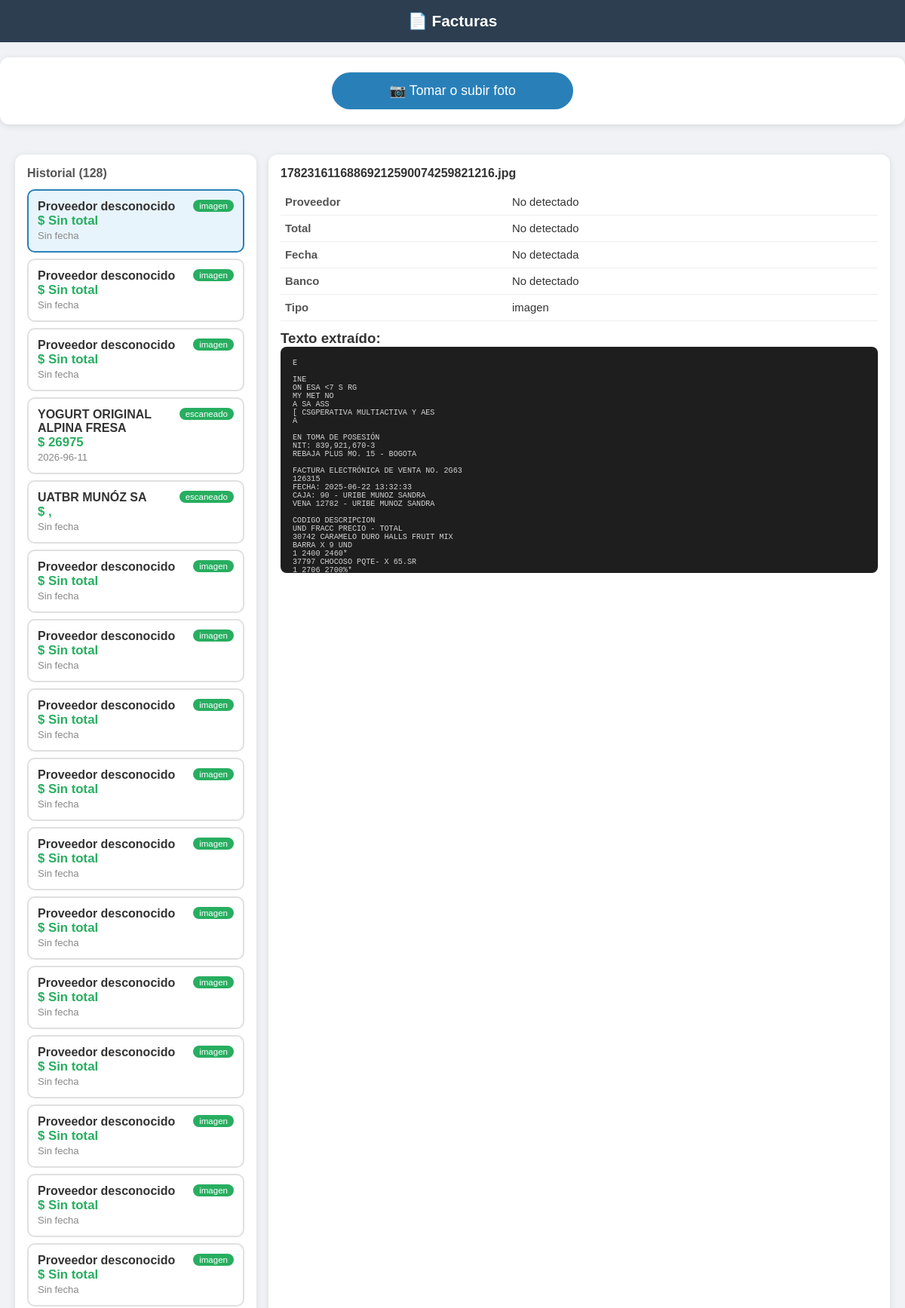
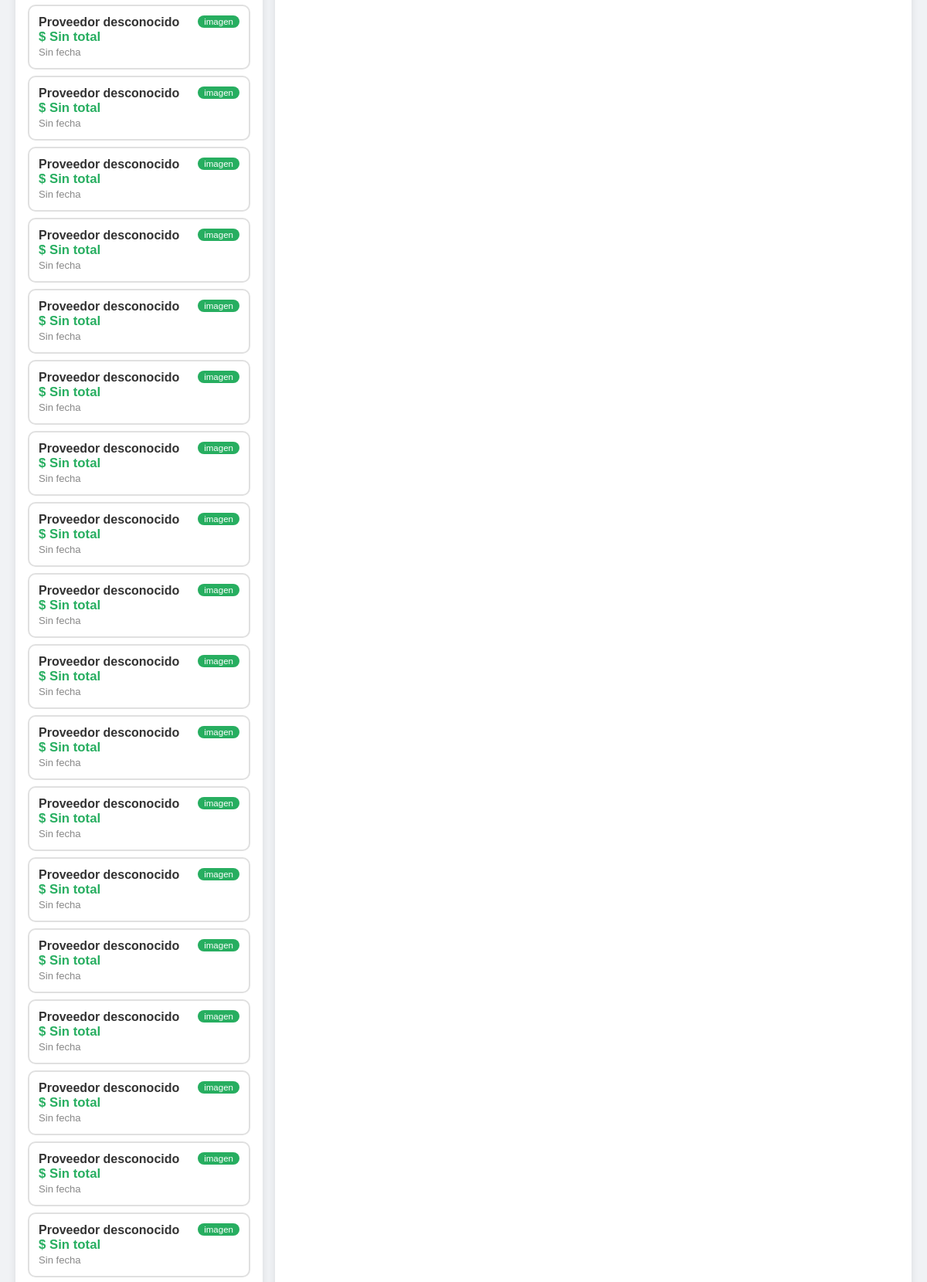
/factura/128 (upper part), run on the app's committed database (2 pictures, top to bottom).
### tables this page shows
CREATE TABLE facturas (
                id INTEGER PRIMARY KEY AUTOINCREMENT,
                nombre_archivo TEXT NOT NULL,
                tipo_pdf TEXT,
                texto_extraido TEXT,
                banco TEXT,
                total TEXT,
                fecha TEXT,
                proveedor TEXT,
                fecha_procesado TIMESTAMP DEFAULT CURRENT_TIMESTAMP
            );

### app.py (the view)
@app.route("/factura/<int:factura_id>")
def detalle_factura(factura_id):
    factura = obtener_por_id(factura_id)
    if not factura:
        return "Factura no encontrada", 404
    return render_template(
        "index.html",
        facturas=obtener_todas(),
        factura_seleccionada=factura
    )

### database/db_manager.py (called while the page is built)
def obtener_todas():
    with sqlite3.connect(DB_PATH) as conn:
        conn.row_factory = sqlite3.Row
        cursor = conn.cursor()
        cursor.execute("SELECT * FROM facturas ORDER BY fecha_procesado DESC")
        return cursor.fetchall() #trae todos los resultados

def obtener_por_id(factura_id):
    with sqlite3.connect(DB_PATH) as conn:
        conn.row_factory = sqlite3.Row
        cursor = conn.cursor()
        cursor.execute("SELECT * FROM facturas WHERE id = ?", (factura_id,))
        return cursor.fetchone() #trae solo una fila

### web/templates/index.html (shortened to what this page needs)
<!DOCTYPE html>
<html lang="es">
<head>
    <link rel="stylesheet" href="{{ url_for('static', filename='css/style.css') }}">
</head>
<body>
<h1>📄 Facturas</h1>
<div class="upload-box">
    <label for="inputArchivo" class="btn-subir">
        📷 Tomar o subir foto
    </label>
</div>
<div class="contenedor">
    <div class="panel-lista">
        <h2>Historial ({{ facturas|length }})</h2>
        {% for f in facturas %}
        <a href="/factura/{{ f['id'] }}" class="tarjeta-factura {% if factura_seleccionada and factura_seleccionada['id'] == f['id'] %}seleccionada{% endif %}">
            <span class="tipo-badge">{{ f['tipo_pdf'] }}</span>
            <strong>{{ f['proveedor'] or 'Proveedor desconocido' }}</strong><br>
            <span class="monto">$ {{ f['total'] or 'Sin total' }}</span><br>
            <span class="fecha-small">{{ f['fecha'] or 'Sin fecha' }}</span>
        </a>
        {% endfor %}
    </div>
    {% if factura_seleccionada %}
    <div class="panel-detalle">
        <h2>{{ factura_seleccionada['nombre_archivo'] }}</h2>
        <table class="tabla-datos">
            <tr><td><strong>Proveedor</strong></td><td>{{ factura_seleccionada['proveedor'] or 'No detectado' }}</td></tr>
            <tr><td><strong>Total</strong></td><td>{{ factura_seleccionada['total'] or 'No detectado' }}</td></tr>
            <tr><td><strong>Fecha</strong></td><td>{{ factura_seleccionada['fecha'] or 'No detectada' }}</td></tr>
            <tr><td><strong>Banco</strong></td><td>{{ factura_seleccionada['banco'] or 'No detectado' }}</td></tr>
            <tr><td><strong>Tipo</strong></td><td>{{ factura_seleccionada['tipo_pdf'] }}</td></tr>
        </table>
        <h3>Texto extraído:</h3>
        <pre class="texto-crudo">{{ factura_seleccionada['texto_extraido'] }}</pre>
    </div>
    {% endif %}
</div>
</body>
</html>

### web/static/css/style.css (style rules this page uses)
* { box-sizing: border-box; margin: 0; padding: 0; }
body { font-family: Arial, sans-serif; background: #f0f2f5; color: #333; }
h1 { text-align: center; padding: 16px; background: #2c3e50; color: white; font-size: 1.3em; }
.upload-box { background: white; margin: 16px; border-radius: 12px; padding: 20px; text-align: center; box-shadow: 0 2px 10px rgba(0,0,0,0.1); }
.btn-subir { display: inline-block; background: #2980b9; color: white; padding: 14px 28px; border-radius: 30px; font-size: 1.1em; cursor: pointer; width: 100%; max-width: 320px; }
.contenedor { padding: 0 16px 24px; display: flex; flex-direction: column; gap: 16px; }
.panel-lista { background: white; border-radius: 12px; padding: 16px; box-shadow: 0 2px 10px rgba(0,0,0,0.1); }
.panel-lista h2 { margin-bottom: 12px; font-size: 1em; color: #555; }
.tarjeta-factura { display: block; padding: 12px; margin: 8px 0; border: 2px solid #e0e0e0; border-radius: 10px; text-decoration: none; color: #333; transition: all 0.2s; position: relative; }
.seleccionada { border-color: #2980b9 !important; background: #e8f4fc !important; }
.tipo-badge { background: #27ae60; color: white; padding: 2px 8px; border-radius: 20px; font-size: 0.72em; float: right; }
.monto { font-weight: bold; color: #27ae60; font-size: 1.05em; }
.fecha-small { font-size: 0.82em; color: #888; }
.panel-detalle { background: white; border-radius: 12px; padding: 16px; box-shadow: 0 2px 10px rgba(0,0,0,0.1); }
.panel-detalle h2 { font-size: 1em; word-break: break-all; margin-bottom: 12px; }
.tabla-datos { width: 100%; border-collapse: collapse; margin: 12px 0; font-size: 0.93em; }
.tabla-datos td { padding: 9px 6px; border-bottom: 1px solid #eee; vertical-align: top; }
.tabla-datos td:first-child { width: 38%; color: #555; }
.texto-crudo { background: #1e1e1e; color: #d4d4d4; padding: 16px; border-radius: 8px; font-size: 0.78em; white-space: pre-wrap; max-height: 300px; overflow-y: auto; }
@media (min-width: 700px) { .contenedor { flex-direction: row; max-width: 1200px; margin: 0 auto; padding: 20px; } }
@media (min-width: 700px) { .panel-lista { width: 320px; height: 80vh; overflow-y: auto; } }
@media (min-width: 700px) { .panel-detalle { flex: 1; height: 80vh; overflow-y: auto; } }
@media (min-width: 700px) { .upload-box { margin: 20px auto; max-width: 1200px; } }

### data on the page
facturas: tipo_pdf "imagen", proveedor "Proveedor desconocido", total "Sin total", fecha "Sin fecha", nombre_archivo "17823161168869212590074259821216.jpg", proveedor "No detectado", total "No detectado", fecha "No detectada", banco "No detectado", texto_extraido "E INE ON ESA <7 S RG MY MET NO A SA ASS [ CSGPERATIVA MULTIACTIVA Y AES A EN TOMA DE POSESIÓN NIT: 839,921,670-3 REBAJA PLUS MO. 15 - BOGOTA FACTURA ELECTRÓNICA DE VENTA NO. 2G63 126315 FECHA: 2025-06-22 13:32:33 CAJA: 90 - URIBE MUNOZ SANDRA VENA 12782 - URIBE MUNOZ SANDRA CODIGO DESCRIPCION UND FRACC PRECIO - TOTAL 30742 CARAMELO DURO HALLS FRUIT MIX BARRA X 9 UND 1 2400 2460* 37797 CHOCOSO PQTE- X 65.SR 1 2706 2700%*…"
facturas: tipo_pdf "imagen", proveedor "Proveedor desconocido", total "Sin total", fecha "Sin fecha"
facturas: tipo_pdf "imagen", proveedor "Proveedor desconocido", total "Sin total", fecha "Sin fecha"
facturas: tipo_pdf "escaneado", proveedor "YOGURT ORIGINAL ALPINA FRESA", total "26975", fecha "2026-96-11"
facturas: tipo_pdf "escaneado", proveedor "UATBR MUNÓZ SA", total ",", fecha "Sin fecha"
facturas: tipo_pdf "imagen", proveedor "Proveedor desconocido", total "Sin total", fecha "Sin fecha"
facturas: tipo_pdf "imagen", proveedor "Proveedor desconocido", total "Sin total", fecha "Sin fecha"
facturas: tipo_pdf "imagen", proveedor "Proveedor desconocido", total "Sin total", fecha "Sin fecha"
facturas: tipo_pdf "imagen", proveedor "Proveedor desconocido", total "Sin total", fecha "Sin fecha"
facturas: tipo_pdf "imagen", proveedor "Proveedor desconocido", total "Sin total", fecha "Sin fecha"
facturas: tipo_pdf "imagen", proveedor "Proveedor desconocido", total "Sin total", fecha "Sin fecha"
facturas: tipo_pdf "imagen", proveedor "Proveedor desconocido", total "Sin total", fecha "Sin fecha"
facturas: tipo_pdf "imagen", proveedor "Proveedor desconocido", total "Sin total", fecha "Sin fecha"
facturas: tipo_pdf "imagen", proveedor "Proveedor desconocido", total "Sin total", fecha "Sin fecha"
facturas: tipo_pdf "imagen", proveedor "Proveedor desconocido", total "Sin total", fecha "Sin fecha"
facturas: tipo_pdf "imagen", proveedor "Proveedor desconocido", total "Sin total", fecha "Sin fecha"
facturas: tipo_pdf "imagen", proveedor "Proveedor desconocido", total "Sin total", fecha "Sin fecha"
facturas: tipo_pdf "imagen", proveedor "Proveedor desconocido", total "Sin total", fecha "Sin fecha"
facturas: tipo_pdf "imagen", proveedor "Proveedor desconocido", total "Sin total", fecha "Sin fecha"
facturas: tipo_pdf "imagen", proveedor "Proveedor desconocido", total "Sin total", fecha "Sin fecha"
facturas: tipo_pdf "imagen", proveedor "Proveedor desconocido", total "Sin total", fecha "Sin fecha"
facturas: tipo_pdf "imagen", proveedor "Proveedor desconocido", total "Sin total", fecha "Sin fecha"
facturas: tipo_pdf "imagen", proveedor "Proveedor desconocido", total "Sin total", fecha "Sin fecha"
facturas: tipo_pdf "imagen", proveedor "Proveedor desconocido", total "Sin total", fecha "Sin fecha"
facturas: tipo_pdf "imagen", proveedor "Proveedor desconocido", total "Sin total", fecha "Sin fecha"
facturas: tipo_pdf "imagen", proveedor "Proveedor desconocido", total "Sin total", fecha "Sin fecha"
facturas: tipo_pdf "imagen", proveedor "Proveedor desconocido", total "Sin total", fecha "Sin fecha"
facturas: tipo_pdf "imagen", proveedor "Proveedor desconocido", total "Sin total", fecha "Sin fecha"
facturas: tipo_pdf "imagen", proveedor "Proveedor desconocido", total "Sin total", fecha "Sin fecha"
facturas: tipo_pdf "imagen", proveedor "Proveedor desconocido", total "Sin total", fecha "Sin fecha"
facturas: tipo_pdf "imagen", proveedor "Proveedor desconocido", total "Sin total", fecha "Sin fecha"
facturas: tipo_pdf "imagen", proveedor "Proveedor desconocido", total "Sin total", fecha "Sin fecha"
facturas: tipo_pdf "imagen", proveedor "Proveedor desconocido", total "Sin total", fecha "Sin fecha"
facturas: tipo_pdf "imagen", proveedor "Proveedor desconocido", total "Sin total", fecha "Sin fecha"

### other printed values
{{ facturas|length }} "128"
